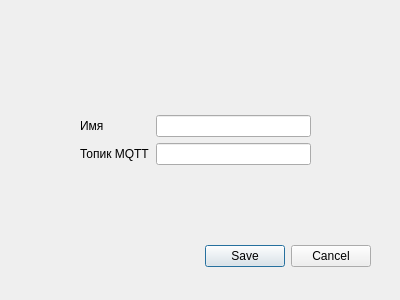
<?xml version="1.0" encoding="UTF-8"?>
<ui version="4.0">
 <class>AddTankDialog</class>
 <widget class="QDialog" name="AddTankDialog">
  <property name="geometry">
   <rect>
    <x>0</x>
    <y>0</y>
    <width>400</width>
    <height>300</height>
   </rect>
  </property>
  <property name="windowTitle">
   <string>Dialog</string>
  </property>
  <widget class="QDialogButtonBox" name="buttonBox">
   <property name="geometry">
    <rect>
     <x>30</x>
     <y>240</y>
     <width>341</width>
     <height>32</height>
    </rect>
   </property>
   <property name="orientation">
    <enum>Qt::Horizontal</enum>
   </property>
   <property name="standardButtons">
    <set>QDialogButtonBox::Cancel|QDialogButtonBox::Save</set>
   </property>
   <property name="centerButtons">
    <bool>false</bool>
   </property>
  </widget>
  <widget class="QWidget" name="formLayoutWidget">
   <property name="geometry">
    <rect>
     <x>80</x>
     <y>100</y>
     <width>231</width>
     <height>80</height>
    </rect>
   </property>
   <layout class="QFormLayout" name="formLayout">
    <property name="labelAlignment">
     <set>Qt::AlignLeading|Qt::AlignLeft|Qt::AlignVCenter</set>
    </property>
    <property name="formAlignment">
     <set>Qt::AlignLeading|Qt::AlignLeft|Qt::AlignVCenter</set>
    </property>
    <item row="0" column="0">
     <widget class="QLabel" name="label">
      <property name="text">
       <string>Имя</string>
      </property>
     </widget>
    </item>
    <item row="0" column="1">
     <widget class="QLineEdit" name="tank_name"/>
    </item>
    <item row="1" column="0">
     <widget class="QLabel" name="label_2">
      <property name="text">
       <string>Топик MQTT</string>
      </property>
     </widget>
    </item>
    <item row="1" column="1">
     <widget class="QLineEdit" name="mqtt_topic"/>
    </item>
   </layout>
  </widget>
 </widget>
 <resources/>
 <connections>
  <connection>
   <sender>buttonBox</sender>
   <signal>accepted()</signal>
   <receiver>AddTankDialog</receiver>
   <slot>accept()</slot>
   <hints>
    <hint type="sourcelabel">
     <x>248</x>
     <y>254</y>
    </hint>
    <hint type="destinationlabel">
     <x>157</x>
     <y>274</y>
    </hint>
   </hints>
  </connection>
  <connection>
   <sender>buttonBox</sender>
   <signal>rejected()</signal>
   <receiver>AddTankDialog</receiver>
   <slot>reject()</slot>
   <hints>
    <hint type="sourcelabel">
     <x>316</x>
     <y>260</y>
    </hint>
    <hint type="destinationlabel">
     <x>286</x>
     <y>274</y>
    </hint>
   </hints>
  </connection>
 </connections>
</ui>
